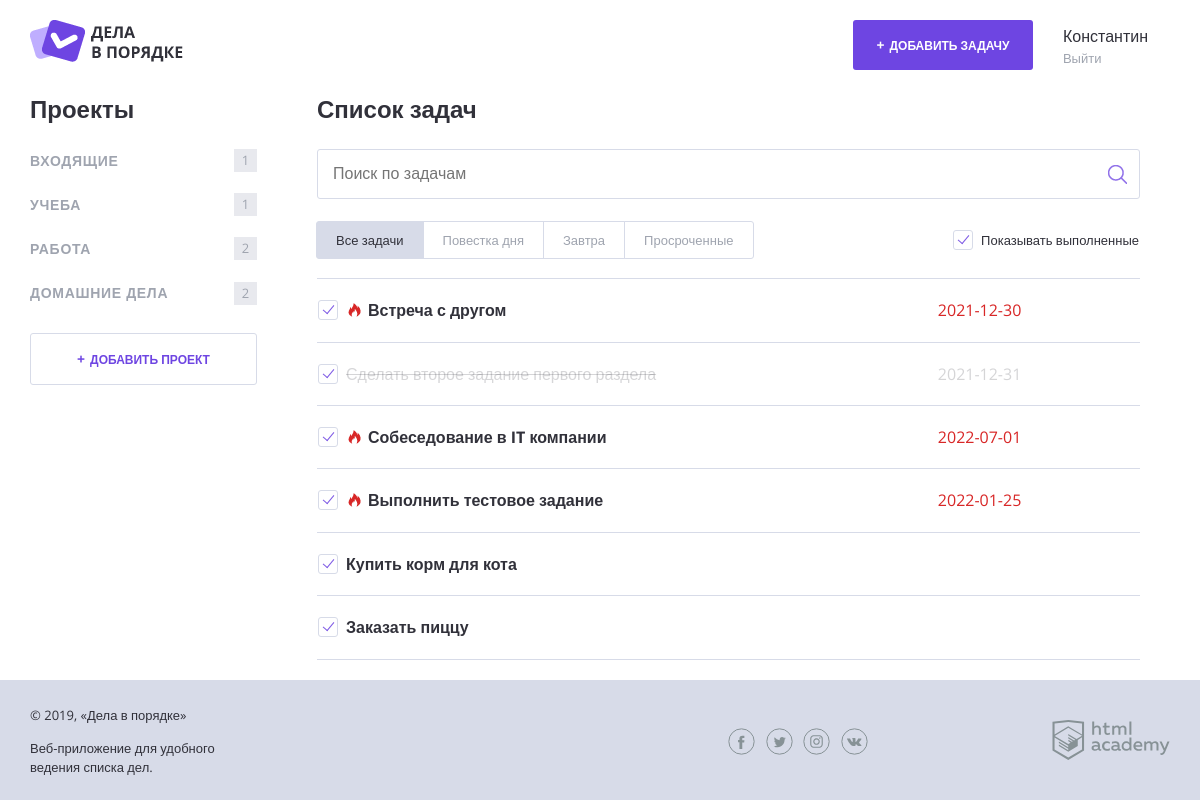
Page /index.php (signed in) on the committed database.
### tables this page shows
CREATE TABLE IF NOT EXISTS `projects` (
  `id` INT UNSIGNED NOT NULL,
  `title` VARCHAR(45) NOT NULL,
  `user_id` INT UNSIGNED NOT NULL,
  PRIMARY KEY (`id`),
  UNIQUE INDEX `project_id_UNIQUE` (`id` ASC),
  INDEX `users_id_idx` (`user_id` ASC),
  CONSTRAINT `users_id`
    FOREIGN KEY (`user_id`)
    REFERENCES `users` (`id`)
    ON DELETE NO ACTION
    ON UPDATE NO ACTION);

CREATE TABLE IF NOT EXISTS `tasks` (
  `id` INT UNSIGNED NOT NULL AUTO_INCREMENT,
  `name` VARCHAR(45) NOT NULL,
  `deadline` DATE NULL,
  `creation_date` TIMESTAMP NULL,
  `project_id` INT UNSIGNED NOT NULL,
  `is_finished` TINYINT NULL DEFAULT 0,
  `path_to_file` VARCHAR(80) NULL,
  PRIMARY KEY (`id`),
  UNIQUE INDEX `task_id_UNIQUE` (`id` ASC),
  FULLTEXT KEY (`name`),
  INDEX `projects_id_idx` (`project_id` ASC),
  CONSTRAINT `projects_id`
    FOREIGN KEY (`project_id`)
    REFERENCES `projects` (`id`)
    ON DELETE NO ACTION
    ON UPDATE NO ACTION);

### src/functions.php (called while the page is built, shortened)
<?php
function getUserProjectsWithTasksQuantities (mixed $con, int $userId): ?array
{
    $sqlProjectsQuery = 'SELECT COUNT(t.id) as count, p.title, p.id
                           FROM projects as p
                           JOIN tasks as t ON p.id = t.project_id
                          WHERE p.user_id = ?
                       GROUP BY p.id';
    $stmt = mysqli_prepare($con, $sqlProjectsQuery);
    if (!mysqli_stmt_bind_param($stmt, 'i', $userId)) {
        exit('Ошибка mysqli_bind getUserProjects');
    }
    if (!mysqli_stmt_execute($stmt)) {
        exit('Ошибка mysqli_execute getUserProjects');
    }
    $res = mysqli_stmt_get_result($stmt);
    $projectsQueryResult = mysqli_fetch_all($res, MYSQLI_ASSOC);
    return $projectsQueryResult;
}
function getUserTasks ($con, int $userId, ?int $projectId): array
{
    $sqlTaskQuery = 'SELECT t.name, t.deadline, t.project_id, t.is_finished, t.path_to_file
                       FROM tasks as t
                       JOIN projects as p ON p.id = t.project_id
                      WHERE p.user_id = ?';
    $sqlTaskQuery = $sqlTaskQuery . ' ORDER BY t.creation_date DESC';
    $stmt = mysqli_prepare($con, $sqlTaskQuery);
    if (!empty ($projectId)) {
        if (!mysqli_stmt_bind_param($stmt, 'ii', $userId, $projectId)) {
          exit('Ошибка stmt_bind 1');
        }
    }else{
        if (!mysqli_stmt_bind_param($stmt, 'i', $userId)) {
            exit('Ошибка stmt_bind 2');
        }
    }
    if (!mysqli_stmt_execute($stmt)) {
        exit('Ошибка stmt_execute');
    }
    $res = mysqli_stmt_get_result($stmt);
    $tasks = mysqli_fetch_all($res, MYSQLI_ASSOC);
    return $tasks;
}
function timeToFinish(string $taskFinishDate): int
{
    $date = new DateTime($taskFinishDate);
    return $date->getTimestamp() - time();
}
function less24hours (string $taskFinishDate = null): string
{
    if ($taskFinishDate === null) {
        return '';
    } elseif (timeToFinish($taskFinishDate) < 86401) {
        return 'task--important';
    } else {
        return '';
    }
}
function include_template(string $name, array $data = []): string
{
    $root = $_SERVER['DOCUMENT_ROOT'];
    $name = $root.'/src/templates/' . $name;
    extract($data);
    require $name;
    $result = ob_get_clean();
    return $result;
}
function getProjectUrl(int $projectId): string
{
    $params['projectId'] = $projectId;
    $scriptname = 'index.php';
    $query = http_build_query($params);
    $url = '/' . $scriptname . '?' . $query;
    return $url;
}

### src/templates/main.php (the view, shortened to what this page needs)
<div class="content">
    <section class="content__side">
        <h2 class="content__side-heading">Проекты</h2>
        <nav class="main-navigation">
            <ul class="main-navigation__list">
                <?php foreach ($projects as $project) : ?>
                    <li class="main-navigation__list-item <?= ($project['id'] == $projectId) ? 'main-navigation__list-item--active' : '' ?>">
                        <a class="main-navigation__list-item-link" href="<?= getProjectUrl($project['id']) ?>"><?= htmlspecialchars($project['title']); ?></a>
                        <span class="main-navigation__list-item-count"><?= isset($project['count']) ? ($project['count']) : '0' ?></span>
                    </li>
                <?php endforeach; ?>
            </ul>
        </nav>
        <a class="button button--transparent button--plus content__side-button" href="/src/add-project.php" target="add_project">Добавить проект</a>
    </section>
    <main class="content__main">
        <h2 class="content__main-heading">Список задач</h2>
        <form class="search-form" action="index.php" method="get" autocomplete="off">
            <input class="search-form__input" type="text" name="searchTaskName" value="<?PHP (!empty($_GET['searchTaskName']))? print($_GET['searchTaskName']) : '' ?>" placeholder="Поиск по задачам">
            <input class="search-form__submit" type="submit" name="" value="Искать">
        </form>
        <div class="tasks-controls">
            <nav class="tasks-switch">
                <a href="/" class="tasks-switch__item tasks-switch__item--active">Все задачи</a>
                <a href="/" class="tasks-switch__item">Повестка дня</a>
                <a href="/" class="tasks-switch__item">Завтра</a>
                <a href="/" class="tasks-switch__item">Просроченные</a>
            </nav>
            <label class="checkbox">
                <span class="checkbox__text">Показывать выполненные</span>
            </label>
        </div>
        <table class="tasks">
            <?php foreach ($tasks as $currentTask) : ?>
                <?php if (($currentTask['is_finished']) && ($showCompleteTasks === 0)) : ?>
                    <?php continue ?>
                <?php else : ?>
                    <tr class="tasks__item task <?= ($currentTask['is_finished']) ? "task--completed" : less24hours($currentTask['deadline']) ?>">
                        <td class="task__select">
                            <label class="checkbox task__checkbox">
                                <span class="checkbox__text">
                                    <?= htmlspecialchars($currentTask['name']) ?>
                                </span>
                            </label>
                        </td>
                        <td class="task__date"><?= htmlspecialchars($currentTask['deadline']); ?></td>
                        <td class="task__controls"> </td>
                    </tr>
                <?php endif ?>
            <?php endforeach; ?>
        </table>
    </main>
</div>

### src/templates/layout.php (shortened to what this page needs)
<!DOCTYPE html>
<html lang="ru">
<head>
  <link rel="stylesheet" href="../css/normalize.css">
  <link rel="stylesheet" href="../css/style.css">
  <link rel="stylesheet" href="../css/flatpickr.min.css">
</head>
<?php $classname = isset($_SESSION['userId']) ? " " : "body-background"; ?>
<body class = <?=$classname;?> >
  <div class="page-wrapper">
    <div class="container <? isset($_SESSION['userId']) ? 'container--with-sidebar' : '' ?>">
      <header class="main-header">
        <a href="/index.php">
          <img src="../img/logo.png" width="153" height="42" alt="Логотип Дела в порядке">
        </a>
        <div class="main-header__side">
          <?php if (isset($_SESSION['userId'])) : ?>
            <a class="main-header__side-item button button--plus open-modal" href="../src/add.php">Добавить задачу</a>
            <div class="main-header__side-item user-menu">
              <div class="user-menu__data">
                <p><?= $_SESSION['userName']; ?></p>
                <a href="../src/logout.php">Выйти</a>
              </div>
            </div>
          <?php else : ?>
            <div class="main-header__side">
              <a class="main-header__side-item button button--transparent" href="../src/auth.php">Войти</a>
            </div>
          <?php endif ?>
        </div>
      </header>
            <?= $content; ?>
        </div>
    </div>
    <footer class="main-footer">
        <div class="container">
            <div class="main-footer__copyright">
                <p>© 2019, «Дела в порядке»</p>
                <p>Веб-приложение для удобного ведения списка дел.</p>
            </div>
            <div class="main-footer__social social">
                <a class="social__link social__link--facebook" href="#">
                </a>
                <a class="social__link social__link--twitter" href="#">
                </a>
                <a class="social__link social__link--instagram" href="#">
                </a>
                <a class="social__link social__link--vkontakte" href="#">
                </a>
            </div>
            <div class="main-footer__developed-by">
                <a href="https://htmlacademy.ru/intensive/php">
                    <img src="../img/htmlacademy.svg" alt="HTML Academy" width="118" height="40">
                </a>
            </div>
        </div>
    </footer>
</body>
</html>

### index.php (shortened to what this page needs)
<?php
require_once 'src/init.php';
require_once 'src/functions.php';
$con = getConnection();
$showCompleteTasks = rand(0, 1);
$projectId = null;
$anyProjects = getUserProjects($con, $_SESSION['userId']);
if (empty($anyProjects )) {
    $projects = [
        [
        'id' => 0,
        'count' => null,
        'title' => 'Нет проектов',
        ],
    ];
    $tasks = [
        [
        'name' => 'Нет заданий',
        'deadline' => null,
        'project_id' => 0,
        'is_finished' => 0,
        'path_to_file' => null,
        ],
    ];
} else {
    if (!checkUserTasks($con, $_SESSION['userId'])) {
        $projects = $anyProjects;
        $tasks = [
            [
            'name' => 'Нет заданий',
            'deadline' => null,
            'project_id' => 0,
            'is_finished' => 0,
            'path_to_file' => null,
            ],
        ];
    } else {
        $projects = getUserProjectsWithTasksQuantities($con, $_SESSION['userId']);
        if (!empty($_GET['searchTaskName'])) {
            $_GET['searchTaskName'] = trim($_GET['searchTaskName']);
            $tasks = searchUserTasks($con, $_SESSION['userId'], $_GET['searchTaskName']);
            if (empty($tasks)) {
                $tasks[0]['name'] = 'Ничего не найдено по Вашему запросу';
                $tasks[0]['deadline'] = null;
                $tasks[0]['project_id'] = null;
                $tasks[0]['is_finished'] = 0;
                $tasks[0]['path_to_file'] = null;
            }
        } else {
            $tasks = getUserTasks($con, $_SESSION['userId'], $projectId);
        }
    }
}
$pageContent = include_template(
    'main.php', [
        'projects' => $projects,
        'tasks' => $tasks,
        'showCompleteTasks' => $showCompleteTasks,
        'projectId' => $projectId,
    ]
);
$layoutContent = include_template(
    'layout.php', [
        'content' => $pageContent,
        'title' => 'Дела в порядке',
    ]
);
print($layoutContent);

### rows in the picture
projects: title "ВХОДЯЩИЕ", count "1"
projects: title "УЧЕБА", count "1"
projects: title "РАБОТА", count "2"
projects: title "ДОМАШНИЕ ДЕЛА", count "2"
tasks: name "Встреча с другом", deadline "2021-12-30"
tasks: name "Сделать второе задание первого раздела", deadline "2021-12-31"
tasks: name "Собеседование в IT компании", deadline "2022-07-01"
tasks: name "Выполнить тестовое задание", deadline "2022-01-25"
tasks: name "Купить корм для кота"
tasks: name "Заказать пиццу"

### other values in the picture
$_SESSION['userName'] "Константин"
